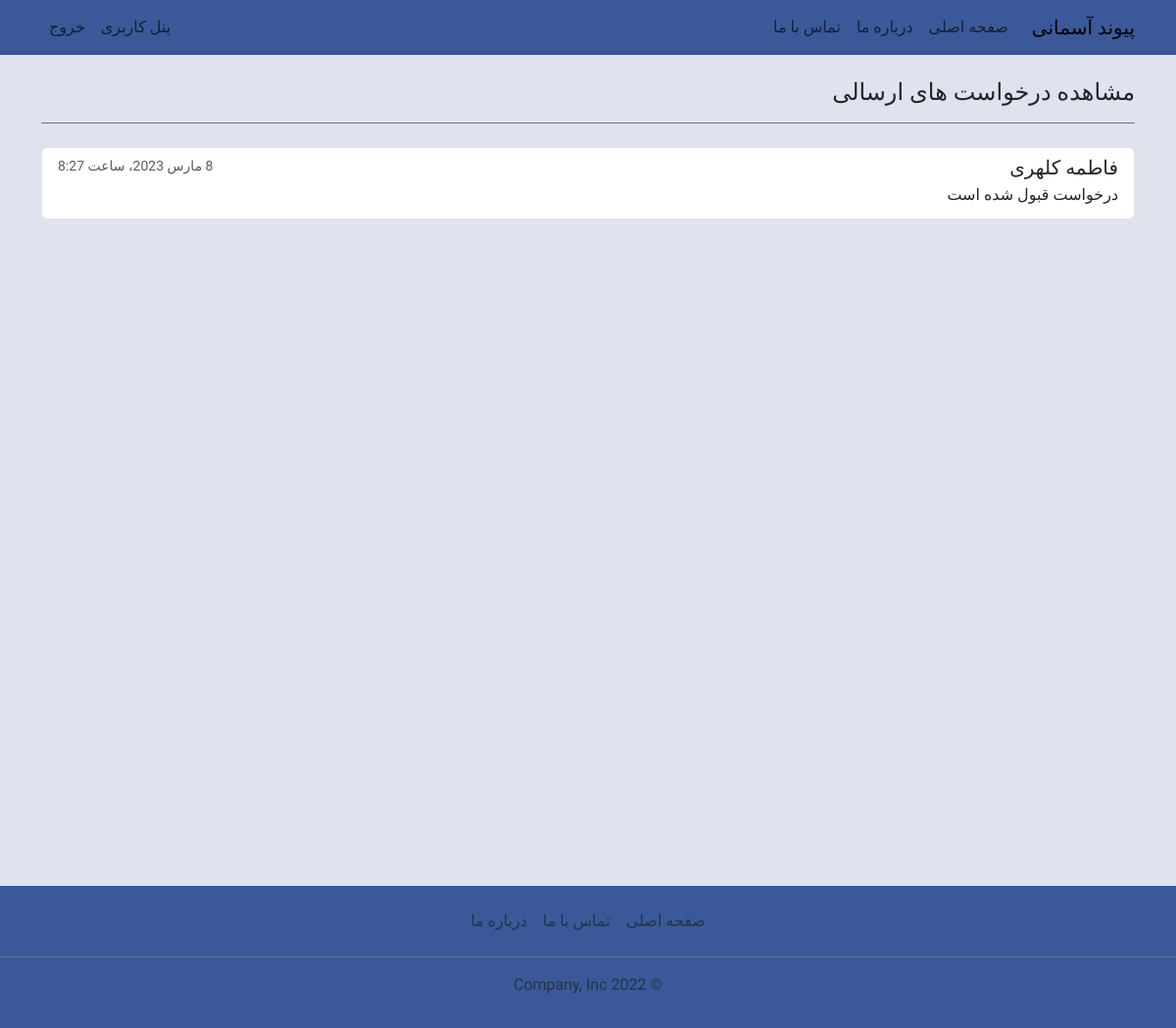
The page /sending_requests/ (signed in) on the database its author committed.
### chat/models.py (models this page shows, shortened)
class Relation(models.Model):
    sender = models.ForeignKey(User, on_delete=models.CASCADE, related_name="sender", verbose_name='فرستنده')
    reciver = models.ForeignKey(User, on_delete=models.CASCADE, related_name="reciver", verbose_name='گیرنده')
    status = models.CharField(max_length=1, choices=RELATION_CHOICES)
    created_at = models.DateTimeField("تاریخ ثبت درخواست", auto_now_add=True)
    updated_at = models.DateTimeField("تاریخ ویرایش", auto_now=True)
    class Meta:
        db_table = 'relations'
        managed = True
        verbose_name = 'رابطه'
        verbose_name_plural = 'رابطه ها'

### account/models.py (models this page shows, shortened)
class User(AbstractBaseUser):
    PHONE_REGEX = RegexValidator(regex=r"^09\d{9}$", message="شماره موبایل اشتباه میباشد")
    phone = models.CharField("شماره موبایل", max_length=11, unique=True, validators=[PHONE_REGEX])
    first_name = models.CharField("نام", max_length=100)
    last_name = models.CharField("نام خانوادگی", max_length=100)
    gender = models.CharField("جنسیت", max_length=1, choices=GENDER_CHOICES, default="1")
    is_active = models.BooleanField("فعال", default=True)
    is_superuser = models.BooleanField("مدیر", default=False)  # superuser
    is_admin = models.BooleanField("رابط", default=False)  # connector
    is_staff = models.BooleanField("کارشناس", default=False)  # expert
    joined_date = models.DateTimeField("تاریخ ثبت نام", auto_now_add=True)
    last_login = models.DateTimeField("تاریخ آخرین ورود", auto_now=True)
    objects = UserManager()
    USERNAME_FIELD = "phone"
    @property
    def fullname(self):
        return f"{self.first_name} {self.last_name}"
    class Meta:
        db_table = "users"
        managed = True
        verbose_name = "کاربر"
        verbose_name_plural = "کاربران"

### account/views.py (the view)
# urls.py: path("sending_requests/", views.sending_requests, name="sending_requests"),
def sending_requests(request):
    name = "account/sending_requests.html"
    title = "مشاهده درخواست های ارسالی"
    relations = Relation.objects.filter(sender=request.user)
    context = {
        'title': title,
        'relations': relations
    }
    return render(request, name, context)

### templates/account/sending_requests.html (shortened to what this page needs)
{% extends "base.html" %}
{% block header %}
{% include "navbar.html" %}
{% endblock header %}
{% block content %}
<div class="container">
  <h4 class="border-bottom border-secondary my-4 pb-3">{{ title }}</h4>
  <div class="list-group">
    {% for relation in relations %}
    <a href="{% url 'account:user_detail' pk=relation.reciver.pk %}" class="list-group-item list-group-item-action">
      <div class="d-flex w-100 justify-content-between">
        <h5 class="mb-1">{{ relation.reciver.fullname }}</h5>
        <small class="text-muted">{{ relation.updated_at }}</small>
      </div>
      <p class="mb-1">{{ relation.get_status_display }}</p>
    </a>
    {% endfor %}
  </div>
</div>
{% endblock content %}
{% block footer %}
{% include "footer.html" %}
{% endblock footer %}

### static/css/main.css (style rules this page uses)
:root { --color1: #3b5998; --color2: #8b9dc3; --color3: #dfe3ee; --color4: #f7f7f7; }
body { font-family: 'Ubuntu', serif; background-color: var(--color3); }

### rows shown on the page
Relation: reciver.fullname "فاطمه کلهری", updated_at "8 مارس 2023، ساعت 8:27", status "درخواست قبول شده است"

### other values the page prints
{{ title }} "مشاهده درخواست های ارسالی"
